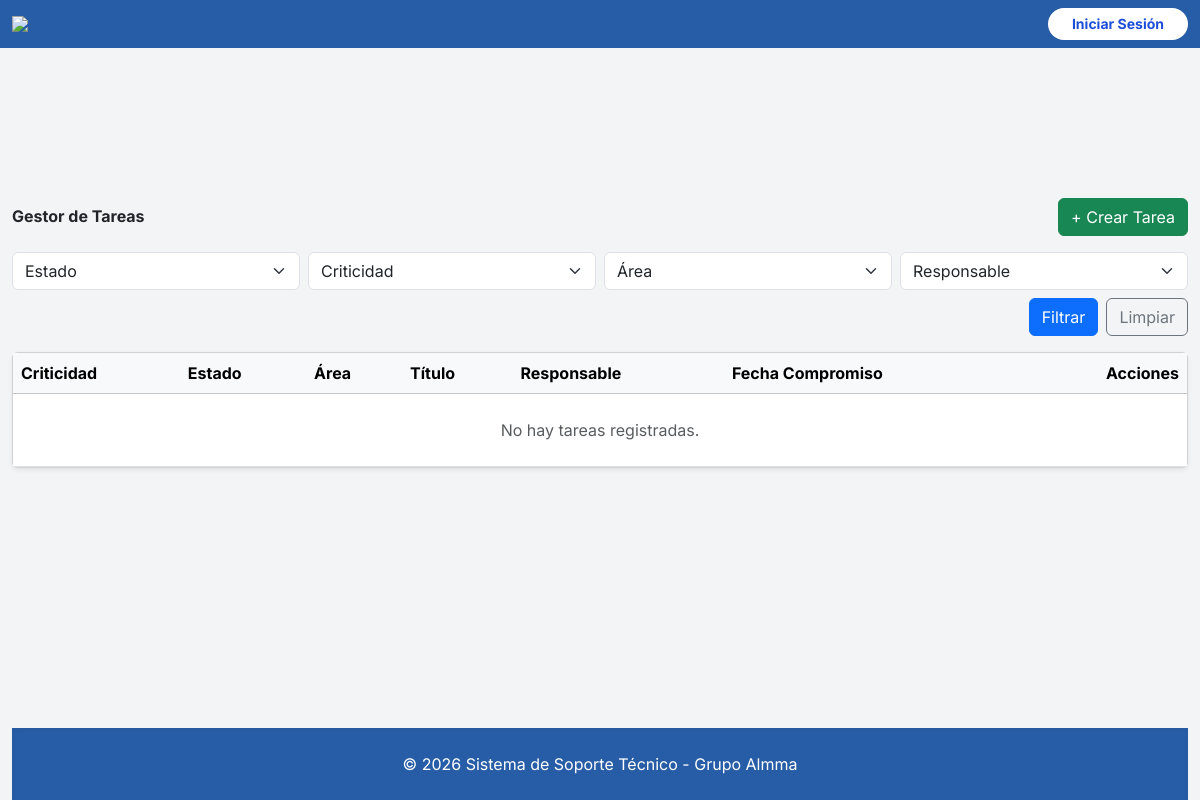
Page /tareas/ on the earlier database version.
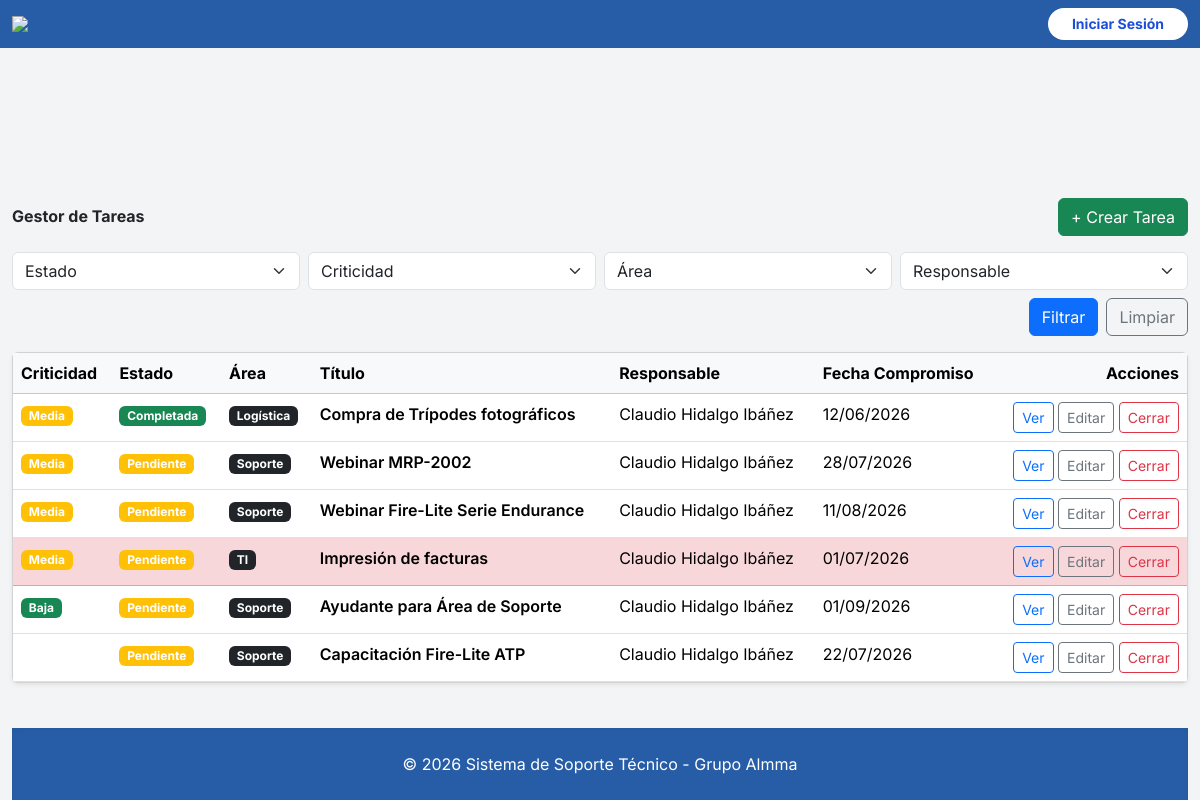
Same page on the later database version.
### gestor_tareas/models.py (models this page shows, shortened)
class Tarea(models.Model):
    ESTADOS = [
        ("pendiente", "Pendiente"),
        ("en_progreso", "En progreso"),
        ("completada", "Completada"),
        ("atrasada", "Atrasada"),
    ]
    CRITICIDAD = [
        ("baja", "Baja"),
        ("media", "Media"),
        ("alta", "Alta"),
        ("critica", "Crítica"),
    ]
    titulo = models.CharField(max_length=200)
    descripcion = models.TextField(blank=True, null=True)
    fecha_creacion = models.DateTimeField(auto_now_add=True)
    fecha_compromiso = models.DateField()
    fecha_cierre = models.DateTimeField(blank=True, null=True)
    estado = models.CharField(max_length=20, choices=ESTADOS, default="Pendiente")
    criticidad = models.CharField(max_length=20, choices=CRITICIDAD, default="media")
    responsable = models.ForeignKey(
        User,
        on_delete=models.SET_NULL,
        null=True,
        related_name="tareas_asignadas"
    )
    creado_por = models.ForeignKey(
        User,
        on_delete=models.SET_NULL,
        null=True,
        related_name="tareas_creadas"
    )
    observaciones = models.TextField(blank=True, null=True)
    AREAS = [
    ("soporte", "Soporte"),
    ("comercial", "Comercial"),
    ("operaciones", "Operaciones"),
    ("administracion", "Administración"),
    ("logistica", "Logística"),
    ("ti", "TI"),
    ("almmadigital", "AlmmaDigital"),
]
    area = models.CharField(max_length=30, choices=AREAS, default="soporte")
    class Meta:
        ordering = ["-fecha_creacion"]
    @property
    def esta_atrasada(self):
        if self.estado != "completada" and self.fecha_compromiso < timezone.now().date():
            return True
        return False
    @property
    def color_criticidad(self):
        return {
            "baja": "success",
            "media": "warning",
            "alta": "orange",
            "critica": "danger",
        }.get(self.criticidad, "secondary")
    @property
    def color_estado(self):
        return {
            "pendiente": "warning",     # amarillo
            "en_progreso": "primary",   # azul
            "completada": "success",    # verde
            "atrasada": "danger",       # rojo
        }.get(self.estado, "warning")

### gestor_tareas/views.py (the view)
# urls.py: path("tareas/", listar_tareas, name="listar_tareas"),
def listar_tareas(request):
    tareas = Tarea.objects.all().order_by("-fecha_creacion")
    estado = request.GET.get("estado") or ""
    criticidad = request.GET.get("criticidad") or ""
    area = request.GET.get("area") or ""
    responsable_id = request.GET.get("responsable") or ""
    if estado:
        tareas = tareas.filter(estado=estado)
    if criticidad:
        tareas = tareas.filter(criticidad=criticidad)
    if area:
        tareas = tareas.filter(area=area)
    if responsable_id:
        tareas = tareas.filter(responsable_id=responsable_id)
    form_crear = TareaForm()
    responsables = User.objects.all().order_by("first_name", "last_name")
    context = {
        "tareas": tareas,
        "form_crear": form_crear,
        "responsables": responsables,
        "ESTADOS": Tarea.ESTADOS,
        "CRITICIDADES": Tarea.CRITICIDAD,
        "AREAS": Tarea.AREAS,
        "filtros": {
            "estado": estado,
            "criticidad": criticidad,
            "area": area,
            "responsable": responsable_id,
        },
    }
    return render(request, "tareas/listar_tareas.html", context)

### gestion_tickets/context_processors.py (called while the page is built)
def contador_tickets(request):
    if request.user.is_authenticated:
        pendientes = Ticket.objects.filter(estado='abierto').count()
    else:
        pendientes = 0
    return {'tickets_pendientes': pendientes}

### gestor_tareas/templates/tareas/listar_tareas.html (shortened to what the changed rows need)
{% extends "base/base.html" %}
{% load static %}
{% block content %}
<div class="container-fluid mt-5">
    <div class="d-flex justify-content-between align-items-center mb-3">
        <h2 class="fw-bold">Gestor de Tareas</h2>
    </div>
    <div class="card shadow-sm">
        <div class="card-body p-0">
            <table class="table table-hover mb-0">
                <thead class="table-light">
                    <tr>
                        <th>Criticidad</th>
                        <th>Estado</th>
                        <th>Área</th>
                        <th>Título</th>
                        <th>Responsable</th>
                        <th>Fecha Compromiso</th>
                        <th class="text-end">Acciones</th>
                    </tr>
                </thead>
                <tbody>
                    {% for tarea in tareas %}
                    <tr class="{% if tarea.esta_atrasada %}table-danger{% endif %}">
                        <td>
                            <span class="badge bg-{{ tarea.color_criticidad }}">
                                {{ tarea.get_criticidad_display }}
                            </span>
                        </td>
                        <td>
                            <span class="badge bg-{{ tarea.color_estado }}">
                                {{ tarea.get_estado_display }}
                            </span>
                        </td>
                        <td>
                            <span class="badge bg-dark">
                                {{ tarea.get_area_display }}
                            </span>
                        </td>
                        <td class="fw-semibold">
                            {{ tarea.titulo }}
                        </td>
                        <td>
                            {% if tarea.responsable %}
                                {{ tarea.responsable.first_name }} {{ tarea.responsable.last_name }}
                            {% else %}
                                <span class="text-muted">Sin asignar</span>
                            {% endif %}
                        </td>
                        <td>
                            {{ tarea.fecha_compromiso|date:"d/m/Y" }}
                        </td>
                        <td class="text-end">
                            <a href="{% url 'detalle_tarea' tarea.id %}" class="btn btn-sm btn-outline-primary">
                                Ver
                            </a>
                            <a href="{% url 'editar_tarea' tarea.id %}" class="btn btn-sm btn-outline-secondary">
                                Editar
                            </a>
                            <a href="{% url 'cerrar_tarea' tarea.id %}" class="btn btn-sm btn-outline-danger">
                                Cerrar
                            </a>
                        </td>
                    </tr>
                    {% empty %}
                    <tr>
                        <td colspan="7" class="text-center py-4 text-muted">
                            No hay tareas registradas.
                        </td>
                    </tr>
                    {% endfor %}
                </tbody>
            </table>
        </div>
    </div>
</div>
{% endblock %}

Differences in the rows shown:
added Tarea: criticidad "Media", estado "Completada", area "Logística", titulo "Compra de Trípodes fotográficos", responsable.first_name "Claudio", responsable.last_name "Hidalgo Ibáñez", fecha_compromiso "12/06/2026"
added Tarea: criticidad "Media", estado "Pendiente", area "Soporte", titulo "Webinar MRP-2002", responsable.first_name "Claudio", responsable.last_name "Hidalgo Ibáñez", fecha_compromiso "28/07/2026"
added Tarea: criticidad "Media", estado "Pendiente", area "Soporte", titulo "Webinar Fire-Lite Serie Endurance", responsable.first_name "Claudio", responsable.last_name "Hidalgo Ibáñez", fecha_compromiso "11/08/2026"
added Tarea: criticidad "Media", estado "Pendiente", area "TI", titulo "Impresión de facturas", responsable.first_name "Claudio", responsable.last_name "Hidalgo Ibáñez", fecha_compromiso "01/07/2026"
added Tarea: criticidad "Baja", estado "Pendiente", area "Soporte", titulo "Ayudante para Área de Soporte", responsable.first_name "Claudio", responsable.last_name "Hidalgo Ibáñez", fecha_compromiso "01/09/2026"
added Tarea: estado "Pendiente", area "Soporte", titulo "Capacitación Fire-Lite ATP", responsable.first_name "Claudio", responsable.last_name "Hidalgo Ibáñez", fecha_compromiso "22/07/2026", criticidad "alta" (drawn)
Other differences:
text no longer shown: "No hay tareas registradas."
